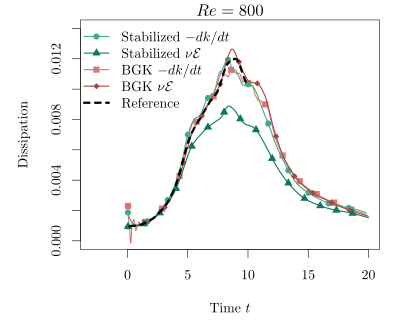

This figure's R source:
require (tikzDevice)
library(tikzDevice)
tikz("800_dissipation.tex", standAlone=TRUE, height=3.2, width=4)


#read data
Re100_bgk = read.table(file="../results/Re100-ref4-p5-coll0-sl1-CFL7.07107/plot/data.txt")
Re100_reg = read.table(file="../results/Re100-ref4-p5-coll0-sl1-CFL7.07107-reg1/plot/data.txt")
Re200_bgk = read.table(file="../results/Re200-ref4-p5-coll0-sl1-CFL7.07107/plot/data.txt")
Re200_reg = read.table(file="../results/Re200-ref4-p5-coll0-sl1-CFL7.07107-reg1/plot/data.txt")
Re400_bgk = read.table(file="../results/Re400-ref4-p5-coll0-sl1-CFL7.07107/plot/data.txt")
Re400_reg = read.table(file="../results/Re400-ref4-p5-coll0-sl1-CFL7.07107-reg1/plot/data.txt")
Re800_bgk = read.table(file="../results/Re800-ref4-p5-coll0-sl1-CFL7.07107/plot/data.txt")
Re800_reg = read.table(file="../results/Re800-ref4-p5-coll0-sl1-CFL7.07107-reg1/plot/data.txt")
Re1600_bgk = read.table(file="../results/Re1600-ref4-p5-coll0-sl1-CFL7.07107/plot/data.txt")
Re1600_reg = read.table(file="../results/Re1600-ref4-p5-coll0-sl1-CFL7.07107-reg1/plot/data.txt")

Re100_ref = read.table(file="Brachet_1983_100.txt")
Re200_ref = read.table(file="Brachet_1983_200.txt")
Re400_ref = read.table(file="Brachet_1983_400.txt")
Re800_ref = read.table(file="Brachet_1983_800.txt")
Re1600_ref = read.table(file="Brachet_1983_1600.txt")

#preparation
seq_14=seq(1,length(Re100_bgk$t),length(Re100_bgk$t)/14)
seq_12=seq(1,length(Re100_bgk$t),length(Re100_bgk$t)/12)
seq_13=seq(1,length(Re100_bgk$t),length(Re100_bgk$t)/13)
seq_15=seq(1,length(Re100_bgk$t),length(Re100_bgk$t)/15)
source("colors.R")

#plot (bootom left top right)
par( mai = c(0.7, 0.8, 0.2, 0.2) )

plot(1,type="n", xlim=c(-3,20), ylim=c(0,0.014), xlab="Time $t$", ylab="Dissipation")
#Re100
#points (Re100_bgk$t, Re100_bgk$dissipation, type="l", lw=2, col=BGKC1)
#points (Re100_bgk$t[seq_14], Re100_bgk$dissipation[seq_14], type="p", lw=2, pch=3, col=BGKC1)
#points (Re100_reg$t, Re100_reg$dissipation, type="l", lw=2, col=REGC1)
#points (Re100_reg$t[seq_12], Re100_reg$dissipation[seq_12], type="p", lw=2, pch=1, col=REGC1)
#points (Re100_ref$V1, Re100_ref$V2, type="l", lw=2, col="black")
#Re200
#points (Re200_bgk$t, Re200_bgk$dissipation, type="l", lw=2, col=BGKC1)
#points (Re200_bgk$t[seq_14], Re200_bgk$dissipation[seq_14], type="p", lw=2, pch=3, col=BGKC1)
#points (Re200_reg$t, Re200_reg$dissipation, type="l", lw=2, col=REGC1)
#points (Re200_reg$t[seq_12], Re200_reg$dissipation[seq_12], type="p", lw=2, pch=1, col=REGC1)
#points (Re200_ref$V1, Re200_ref$V2, type="l", lw=2, col="black")
#Re400
#points (Re400_bgk$t, Re400_bgk$dissipation, type="l", lw=2, col=BGKC1)
#points (Re400_bgk$t[seq_14], Re400_bgk$dissipation[seq_14], type="p", lw=2, pch=3, col=BGKC1)
#points (Re400_reg$t, Re400_reg$dissipation, type="l", lw=2, col=REGC1)
#points (Re400_reg$t[seq_12], Re400_reg$dissipation[seq_12], type="p", lw=2, pch=1, col=REGC1)
#points (Re400_ref$V1, Re400_ref$V2, type="l", lw=2, col="black")
#Re800
points (Re800_bgk$t, Re800_bgk$dissipation, type="l", lw=2, col=BGKC1)
points (Re800_bgk$t[seq_14], Re800_bgk$dissipation[seq_14], type="p", lw=2, pch=BGKP1, col=BGKC1)
points (Re800_reg$t, Re800_reg$dissipation, type="l", lw=2, col=REGC1)
points (Re800_reg$t[seq_12], Re800_reg$dissipation[seq_12], type="p", lw=2, pch=REGP1, col=REGC1)
points (Re800_bgk$t, Re800_bgk$enstrophy/800, type="l", lw=2, col=BGKC2)
points (Re800_bgk$t[seq_13], Re800_bgk$enstrophy[seq_13]/800, type="p", lw=2, pch=BGKP2, col=BGKC2)
points (Re800_reg$t, Re800_reg$enstrophy/800, type="l", lw=2, col=REGC2)
points (Re800_reg$t[seq_15], Re800_reg$enstrophy[seq_15]/800, type="p", lw=2, pch=REGP2, col=REGC2)
points (Re800_ref$V1, Re800_ref$V2, type="l", lw=4, lty=2, col="black")
#Re1600
#points (Re1600_bgk$t, Re1600_bgk$dissipation, type="l", lw=2, col=BGKC1)
#points (Re1600_bgk$t[seq_14], Re1600_bgk$dissipation[seq_14], type="p", lw=2, pch=3, col=BGKC1)
#points (Re1600_reg$t, Re1600_reg$dissipation, type="l", lw=2, col=REGC1)
#points (Re1600_reg$t[seq_12], Re1600_reg$dissipation[seq_12], type="p", lw=2, pch=1, col=REGC1)
#points (Re1600_ref$V1, Re1600_ref$V2, type="l", lw=2, col="black")

legend("topleft", bty="n", legend=c("Stabilized $-dk/dt$","Stabilized $\\nu \\mathcal{E}$","BGK $-dk/dt$","BGK $\\nu \\mathcal{E}$","Reference"), col=c( REGC1,REGC2,BGKC1,BGKC2, "black"), lw=c(2,2,2,2,4), lty=c(1,1,1,1,2), pch=c(REGP1,REGP2,BGKP1,BGKP2,-1))
title("$Re=800$")
#text(-0.5,0.004,"$Re=800$")
dev.off()
